Frame 1 (no input): blank canvas, image omitted
Frame 60 (the mouse pressed at the canvas centre just before this capture): blank canvas, image omitted
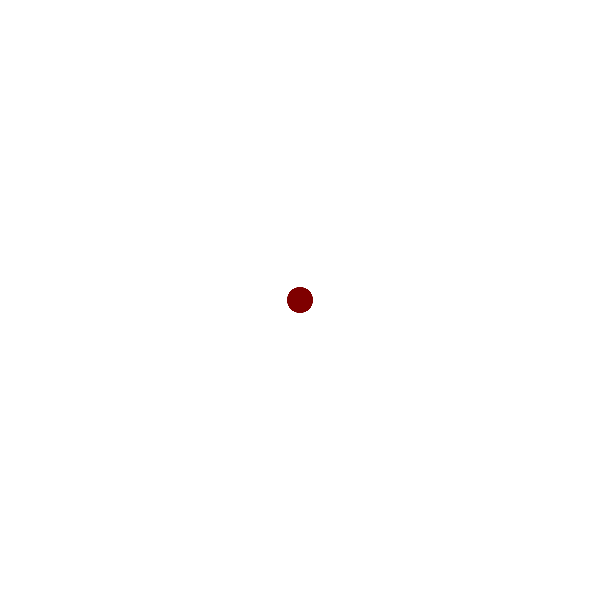
Frame 120 (the mouse held since frame 60 and released just before this capture)

The Processing sketch whose frames 1 and 60 were blank and that drew this single picture after the mouse press (run headless with seeded random() and noise(); from frame 60 on, the mouse is pressed at the canvas centre):

// Processing sketch: sketch_05_map
// ── sketch_05_map.pde
void setup () {
  size(600, 600);
  background(255);
}

void draw () {
  noStroke();
  if (mousePressed == true) {
    //map(value, start1, stop1, start2, stop2)
    float c = map(mouseY, 0, height, 0, 255);
    fill(c, 0, 0);
    float circleSize= map(mouseX, 0, width, 0, 50);
    ellipse(mouseX, mouseY,circleSize, circleSize);
  }
}
